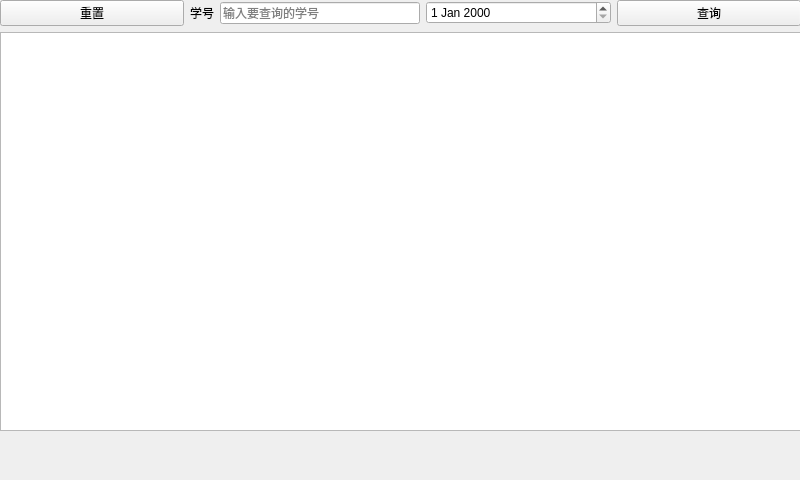
<?xml version="1.0" encoding="UTF-8"?>
<ui version="4.0">
 <class>Record</class>
 <widget class="QWidget" name="Record">
  <property name="geometry">
   <rect>
    <x>0</x>
    <y>0</y>
    <width>800</width>
    <height>480</height>
   </rect>
  </property>
  <property name="windowTitle">
   <string>Form</string>
  </property>
  <widget class="QWidget" name="layoutWidget">
   <property name="geometry">
    <rect>
     <x>0</x>
     <y>0</y>
     <width>801</width>
     <height>431</height>
    </rect>
   </property>
   <layout class="QVBoxLayout" name="verticalLayout">
    <item>
     <layout class="QHBoxLayout" name="horizontalLayout">
      <item>
       <widget class="QPushButton" name="pushButton_2">
        <property name="text">
         <string>重置</string>
        </property>
       </widget>
      </item>
      <item>
       <widget class="QLabel" name="label">
        <property name="sizePolicy">
         <sizepolicy hsizetype="Fixed" vsizetype="Preferred">
          <horstretch>0</horstretch>
          <verstretch>0</verstretch>
         </sizepolicy>
        </property>
        <property name="text">
         <string>学号</string>
        </property>
       </widget>
      </item>
      <item>
       <widget class="QLineEdit" name="lineEdit">
        <property name="sizePolicy">
         <sizepolicy hsizetype="Fixed" vsizetype="Fixed">
          <horstretch>0</horstretch>
          <verstretch>0</verstretch>
         </sizepolicy>
        </property>
        <property name="minimumSize">
         <size>
          <width>200</width>
          <height>0</height>
         </size>
        </property>
        <property name="placeholderText">
         <string>输入要查询的学号</string>
        </property>
       </widget>
      </item>
      <item>
       <widget class="QDateEdit" name="dateEdit"/>
      </item>
      <item>
       <widget class="QPushButton" name="pushButton">
        <property name="text">
         <string>查询</string>
        </property>
       </widget>
      </item>
     </layout>
    </item>
    <item>
     <widget class="QTableView" name="tableView">
      <property name="editTriggers">
       <set>QAbstractItemView::NoEditTriggers</set>
      </property>
      <property name="alternatingRowColors">
       <bool>false</bool>
      </property>
      <property name="selectionBehavior">
       <enum>QAbstractItemView::SelectRows</enum>
      </property>
     </widget>
    </item>
   </layout>
  </widget>
 </widget>
 <resources/>
 <connections/>
</ui>
